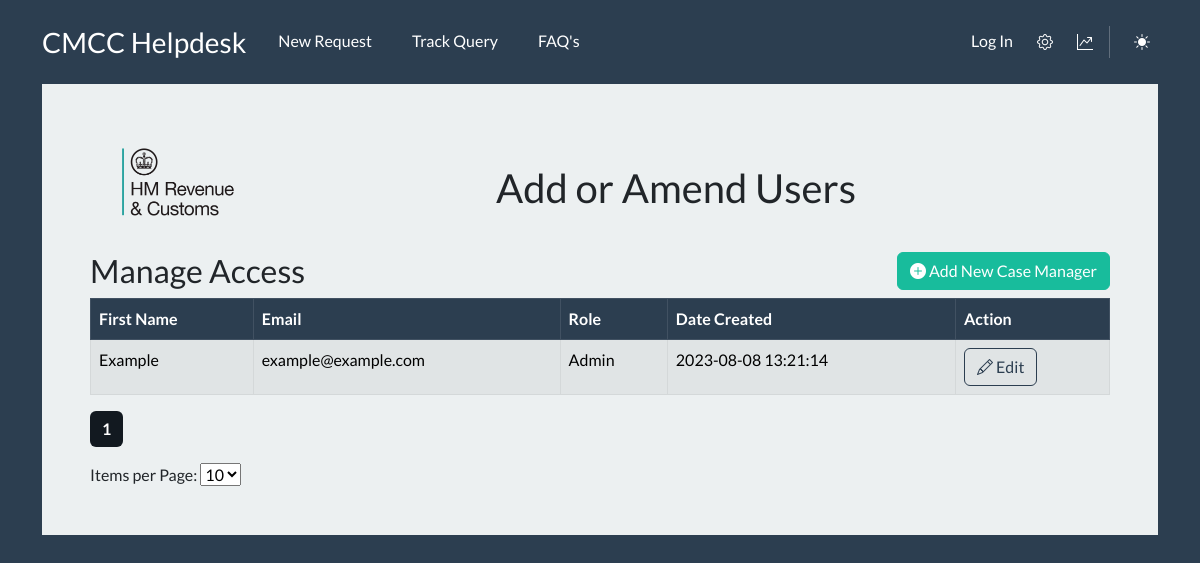
/admin, run on an earlier commit of the app's database.
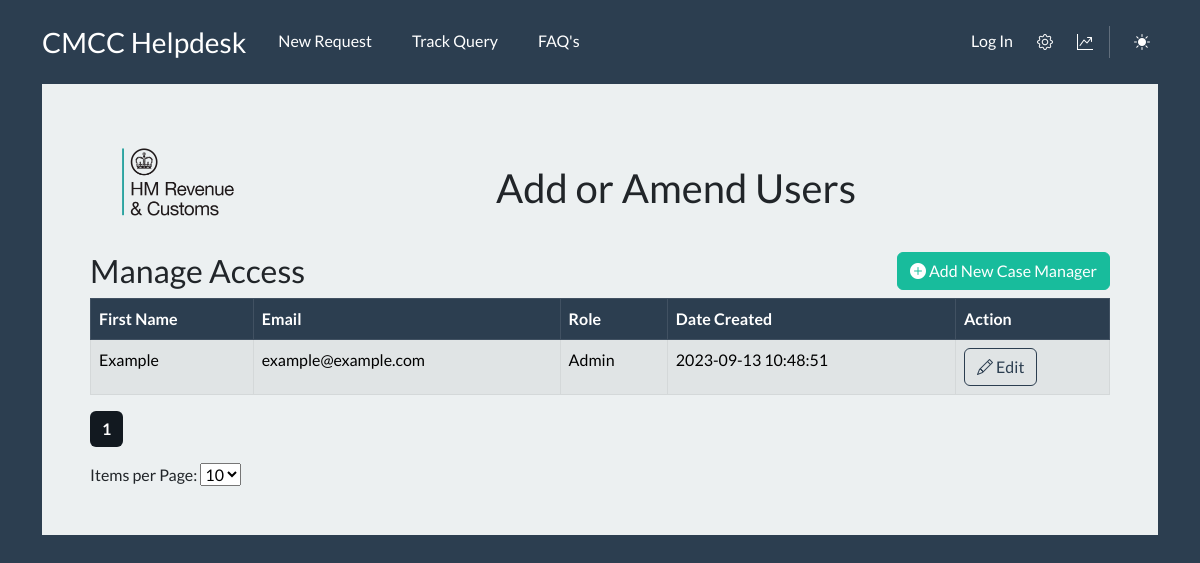
And on a later commit of the database.
### webapp/models.py (models this page shows)
class Users(db.Model, UserMixin):
    __tablename__ = 'Users'
    id = db.Column(db.Integer, primary_key=True)
    email = db.Column(db.String(150), unique=True)
    password = db.Column(db.String(150))
    first_name = db.Column(db.String(150))
    role_id = db.Column(db.Integer, db.ForeignKey('Roles.id'), default=1)
    role = db.relationship("Roles")
    created_date = db.Column(db.DateTime(timezone=True), default=func.now())
    created_cases = db.relationship("Cases", foreign_keys=[Cases.created_by_id])
    assigned_cases = db.relationship("Cases", foreign_keys=[Cases.assigned_to_id])

class Roles(db.Model):
    __tablename__ = 'Roles'
    id = db.Column(db.Integer, primary_key=True)
    role = db.Column(db.String(150))

### webapp/views.py (the view)
@ views.route('/admin', methods=['GET'])
def admin_table():
    page_id = request.args.get('page_id', 1, type = int)
    per_page = request.args.get('per_page', 10, type = int)
    data = Users.query.order_by(Users.created_date).paginate(page_id, per_page, False)
    return render_template('admin.html', user=current_user, data=data)

### webapp/templates/admin.html (shortened to what this page needs)
<!DOCTYPE html>
{% extends "base.html" %} {% block title %}Home{% endblock %} {%block content%}
<div class="container text-center">
	<div class="d-md-flex">
		<div class="col-auto me-auto p-3">
			<img src="{{url_for('static', filename='HMRC-Logo.jpg')}}" width="120" />
		</div>
		<div class="col p-3">
			<h2 class="p-3">Add or Amend Users</h2>
		</div>
	</div>
</div>
<div class="d-flex justify-content-between">
	<div>
		<h3>Manage Access</h3>
	</div>
	<div>
		<button class="btn btn-success" data-bs-toggle="modal" data-bs-target="#addcasemanager"><i class="bi bi-plus-circle-fill"></i> Add New Case Manager</button>
	</div>
</div>
<table class="table table-hover table-striped table-bordered table-primary">
	<thead>
		<tr>
			<th scope="col">First Name</th>
			<th scope="col">Email</th>
			<th scope="col">Role</th>
			<th scope="col">Date Created</th>
			<th scope="col">Action</th>
		</tr>
	</thead>
	<tbody>
		{% for user in data.items %}
		<tr class="table-light">
			<td>{{ user.first_name }}</td>
			<td>{{ user.email }}</td>
			<td>{{ user.role.role }}</td>
			<td>{{ user.created_date }}</td>
			<td>
				<button class="btn btn-outline-primary" data-bs-toggle="modal" data-bs-target="#modaledit{{user.id}}"><i class="bi bi-pencil"></i> Edit</button>
			</td>
		</tr>
		{% endfor %}
	</tbody>
</table>
<ul class="pagination">
	 {% for page in data.iter_pages() %} {% if page %} {% if page == data.page %}
	<li class="page-item">
		<a class="page-link active"> <strong>{{ page }}</strong></a>
	</li>
	{% else %}
	<li class="page-item">
		<a class="page-link" href="{{ url_for('views.admin_table', page_id=page, per_page=data.per_page) }}">{{ page }}</a>
	</li>
	{% endif %} {% else %}
	<li class="page-item">
		<a class="page-link disabled"> <span>...</span></a>
	</li>
	{% endif %} {% endfor %}
</ul>
<div>
	<label for="per-page-select">Items per Page:</label>
	<select id="per-page-select">
        {% if data.per_page == 10 %}
		<option value="10" selected>10</option>
        {% else %}
		<option value="10">10</option>
        {% endif %}
	</select>
</div>
{% endblock %}

What changed in the data, as far as the page shows it:
changed Users "Example": created_date "2023-08-08 13:21:14" → "2023-09-13 10:48:51"
